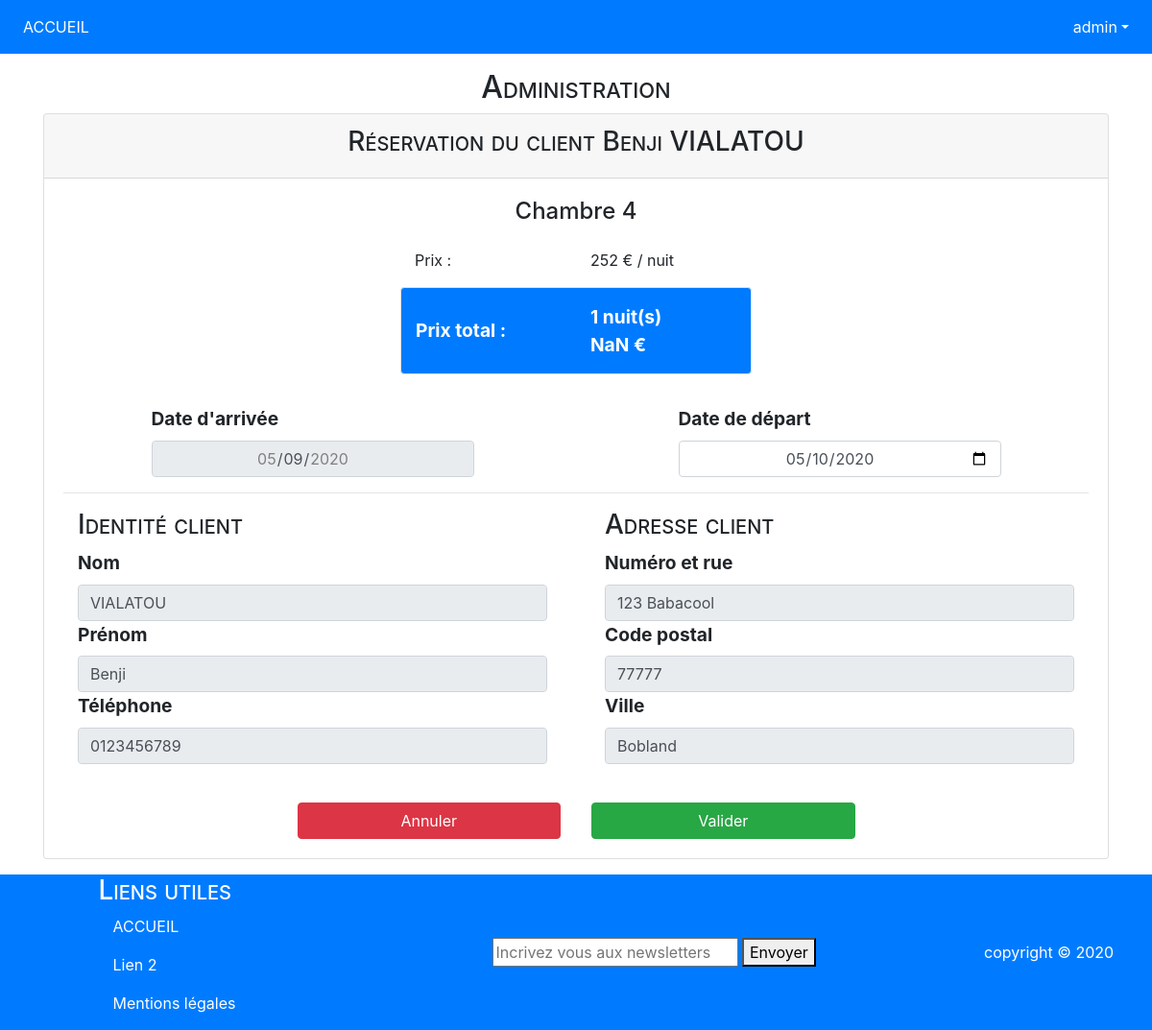
Page /index.php?action=upd_reserv&client=44&chambre=4 (signed in) on the committed database.
### tables this page shows
CREATE TABLE `client` (
  `numClient` int(11) NOT NULL,
  `nom` varchar(20) NOT NULL,
  `prenom` varchar(20) NOT NULL,
  `tel` varchar(15) NOT NULL,
  `adresse` varchar(100) NOT NULL
);

CREATE TABLE `chambre` (
  `numChambre` int(11) NOT NULL,
  `prix` int(11) NOT NULL,
  `nbLits` int(11) NOT NULL,
  `nbPers` int(11) NOT NULL,
  `confort` varchar(300) NOT NULL,
  `image` varchar(50) NOT NULL,
  `description` varchar(1500) NOT NULL
);

CREATE TABLE `reservation` (
  `numClient` int(11) NOT NULL,
  `numChambre` int(11) NOT NULL,
  `dateArrivee` date NOT NULL,
  `dateDepart` date NOT NULL
);

### index.php (called while the page is built)
<?php
require('./app/Router.php');
$router = new Router($base);
$router->reqUrl();

### models/Driver.php (called while the page is built, shortened)
<?php
abstract class Driver
{
    protected $base;
    public function __construct($base)
    {
        $this->base = $base;
    }
    public function detailChambre(Chambre $chambre)
    {
        $sql = "SELECT * FROM chambre WHERE numChambre = ?";
        $res = $this->base->prepare($sql);
        $res->execute([$chambre->getNumChambre()]);
        $row = $res->fetch(PDO::FETCH_OBJ);
        $chambre->setPrix($row->prix);
        $chambre->setNbLits($row->nbLits);
        $chambre->setNbPers($row->nbPers);
        $chambre->setConfort($row->confort);
        $chambre->setImage($row->image);
        $chambre->setDescription($row->description);
        return $chambre;
    }
    public function listeClient($param)
    {
        if($param === '')
        {
            $sql = "SELECT * FROM client";
            $res = $this->base->prepare($sql);
            $res->execute();
            $rows = $res->fetchAll(PDO::FETCH_OBJ);
            $res->closeCursor();
            $data = [];
            $compteur = 0;
            foreach($rows as $row)
            {
                $client = new Client();
                $client->setNumClient($row->numClient);
                $client->setNom($row->nom);
                $client->setPrenom($row->prenom);
                $client->setTel($row->tel);
                $client->setAdresse($row->adresse);
                $data[$compteur++] = $client;
            }
            return $data;
        } else {
            $client = new Client();
            $sql = "SELECT * FROM client WHERE numClient = ?";
            $res = $this->base->prepare($sql);
            $res->execute([$param]);
            $row = $res->fetch(PDO::FETCH_OBJ);
            $client->setNumClient($row->numClient);
            $client->setNom($row->nom);
            $client->setPrenom($row->prenom);
            $client->setTel($row->tel);
            $client->setAdresse($row->adresse);
            return $client;
        }
    }
    public function detailReservation($nCh, $nCl)
    {
        $reserv = new Reservation();
        $sql = "SELECT dateArrivee, dateDepart FROM reservation WHERE numChambre = ? && numClient = ?";
        $res = $this->base->prepare($sql);
        $res->execute([$nCh, $nCl]);
        $row = $res->fetch(PDO::FETCH_OBJ);
        $reserv->rowSearch = (int)$res->rowCount();
        if($reserv->rowSearch !== 0)
        {
            $reserv->setNumChambre($nCh);
            $reserv->setNumClient($nCl);
            $reserv->setDateArrivee($row->dateArrivee);
            $reserv->setDateDepart($row->dateDepart);
        }
        return $reserv;
    }
}

### models/Chambre.class.php (called while the page is built, shortened)
<?php
class Chambre
{
    private $numChambre;
    public function setPrix($prix) {
        $this->prix = $prix;
    }
    public function getNumChambre() {
        return $this->numChambre;
    }
    public function setNumChambre($numChambre) {
        $this->numChambre = $numChambre;
    }
}

### models/Reservation.class.php (called while the page is built, shortened)
<?php
class Reservation
{
    private $dateArrivee;
    private $dateDepart;
    public function getDateDepart() {
        return $this->dateDepart;
    }
    public function setDateDepart($dateDepart) {
        $this->dateDepart = $dateDepart;
    }
    public function getDateArrivee() {
        return $this->dateArrivee;
    }
    public function setDateArrivee($dateArrivee) {
        $this->dateArrivee = $dateArrivee;
    }
}

### models/Client.class.php (called while the page is built, shortened)
<?php
class Client
{
    private $adresse;
    public function getAdresse() {
        return $this->adresse;
    }
    public function setAdresse($adresse) {
        $this->adresse = $adresse;
    }
    public function setTel($tel) {
        $this->tel = $tel;
    }
    public function setPrenom($prenom) {
        $this->prenom = $prenom;
    }
    public function setNom($nom) {
        $this->nom = $nom;
    }
}

### controllers/Controller.php (called while the page is built, shortened)
<?php
abstract class Controller
{
    static public function f_ch_retourBddUpper($str)
    {
        $str = trim($str);
        $str = preg_replace('/[-\']/', ' ', $str);
        $tabStrReplace = [ 'a' => ['à', 'â', 'ä', 'Â', 'Ä'], 'e' => ['é', 'è', 'ê', 'ë', 'Ê', 'Ë'], 'i' => ['î', 'ï', 'Î', 'Ï'], 'o' => ['ô', 'ö', 'Ô', 'Ö'], 'u' => ['ù', 'û', 'ü', 'Û', 'Ü'], 'y' => ['ÿ'] ];
        foreach($tabStrReplace as $key => $tab)
        {
            foreach($tab as $value) { $str = str_replace($tab, $key, $str); }
        }
        $str = strtoupper($str);
        return $str;
    }
    static public function f_ch_retourBddUcwords($str)
    {
        $str = stripslashes(html_entity_decode($str));
        $str = Controller::f_ch_retourBddUpper($str);
        $str = strtolower($str);
        $str = ucwords($str);
        return $str;
    }
}

### views/backend/resEdite.php (the view, shortened to what this page needs)
<h2 class="text-center">Administration</h2>
<div class="posCenter card">
    <div class="card-header text-center"><h3>Réservation du client <?= $client->getPrenom(); ?> <?= $client->getNom(); ?></h3></div>
    <div class="card-body">
        <form action="" method="post">
            <div class="row justify-content-center">
                <div class="text-center">
                    <h4>Chambre <?= $chambre->getNumChambre() ?></h4>
                </div>
                <div class="col-md-4 col-8 text-left py-3">
                    <div class="row justify-content-around">
                        <div class="col">
                            Prix :
                        </div>
                        <div class="col">
                            <span id="prix"><?= $chambre->getPrix() ?></span> € / nuit
                        </div>
                    </div>
                    <div class="row justify-content-around align-items-center bg-primary text-white my-3 py-3 border rounded" style="font-size: 1.2rem; font-weight: bolder;">
                        <div class="col">
                            Prix total :
                        </div>
                        <div class="col">
                            <div class="prixTotal"></div>
                        </div>
                    </div>
                </div>
            </div>
            <?php if($_SESSION['role'] !== 1 && $reserv->tpsSejour >= 28) { ?>
            <div class="row justify-content-around">
                <div class="col-md-4 col-12">
                    <label for="dateArr">Date d'arrivée</label>
                    <span style="background-color: #e9ecef;" class="form-control text-center"><?= ReservationController::dateFormatMletter($reserv->getDateArrivee()) ?></span>
                </div>
                <div class="col-md-4 col-12">
                    <label for="dateDep">Date de départ</label>
                    <span style="background-color: #e9ecef;" class="form-control text-center"><?= ReservationController::dateFormatMletter($reserv->getDateDepart()) ?></span>
                </div>
            </div>
            <div class="pt-3"></div>
            <div class="row justify-content-center">
                <div class="col-10 text-center alert alert-danger" style="font-size: 1.2rem; font-weight: bolder;">Vous n'avez pas les autorisations pour modifier ce séjour. Veuillez contacter un adminsitrateur.</div>
            </div>
            <?php } else { ?>
            <div class="row justify-content-around">
                <div class="col-md-4 col-12">
                    <label for="dateArr">Date d'arrivée</label>
                    <input type="date" class="form-control text-center" id="dateArr" value="<?= $reserv->getDateArrivee() ?>" min="<?= $dateArr_min ?>" max="<?= $dateArr_max ?>" name="dateArr" <?php if($dateArr_compar < date('Y-m-d')) { echo 'readonly'; } else { echo $reserv->form; } ?>>
                </div>
                <div class="col-md-4 col-12">
                    <label for="dateDep">Date de départ</label>
                    <input type="date" class="form-control text-center" id="dateDep" value="<?= $reserv->getDateDepart() ?>" name="dateDep" min="<?= $dateDep_min; ?>" max="<?= $dateDep_max; ?>" title="Pour un séjour au delà de 28 jours, contacter un administrateur" required>
                </div>
            </div>
            <?php } ?>
            <hr>
            <div class="row">
                <div class="col-md">
                    <h3 class="col">Identité client</h3>
                    <div class="col-12">
                        <label for="nom">Nom</label>
                        <input type="text" class="form-control" id="nom" name="nom" placeholder="Votre nom" value="<?= ReservationController::f_ch_retourBddUpper(stripslashes(html_entity_decode($client->getNom()))); ?>" <?= $reserv->form ?>>
                    </div>
                    <div class="col-12">
                        <label for="prenom">Prénom</label>
                        <input type="text" class="form-control" id="prenom" name="prenom" placeholder="Votre prénom" value="<?= ReservationController::f_ch_retourBddUcwords($client->getPrenom()); ?>" <?= $reserv->form ?>>
                    </div>
                    <div class="col-12">
                        <label for="tel">Téléphone</label>
                        <input type="tel" class="form-control" id="tel" name="tel" placeholder="Numéro de téléphone" value="<?= ReservationController::f_ch_retourBddUcwords($client->getTel()); ?>" pattern="[0-9]{8,10}" title="Veuillez inscrire 8 à 10 chiffres entre 0 et 9" <?= $reserv->form ?>>
                    </div>
                </div>
                <div class="col-md">
                    <h3 class="col-12">Adresse client</h3>
                    <div class="col">
                        <label for="nRue">Numéro et rue</label>
                        <input type="text" class="form-control" id="nRue" name="ad[]" placeholder="Numéro et rue" value="<?= $client->ad[0]; ?>" <?= $reserv->form ?>>
                    </div>
                    <div class="col-12">
                        <label for="CP">Code postal</label>
                        <input type="text" class="form-control" id="CP" name="ad[]" placeholder="Code postale" value="<?= $client->ad[1]; ?>" pattern="[0-9]{2,5}" title="Veuillez inscrire un nombre compris entre 2 et 5 chiffres" <?= $reserv->form ?>>
                    </div>
                    <div class="col-12">
                        <label for="ville">Ville</label>
                        <input type="text" class="form-control" id="ville" name="ad[]" placeholder="Ville" value="<?= $client->ad[2]; ?>" <?= $reserv->form ?>>
                    </div>
                </div>
            </div>
            <br>
            <?php if($_SESSION['role'] !== 1 && $reserv->tpsSejour >= 28) { ?>
            <div class="row justify-content-center">
                <a href="./index.php?action=admin" class="btn btn-info col-md-3 mx-3 mt-3">RESERVATIONS</a>
            </div>
            <?php } else { ?>
            <div class="row justify-content-center">
                <a onclick="return confirm('Annuler les modifications...')" href="./index.php?action=admin" class="btn btn-danger col-md-3 mx-3 mt-3">Annuler</a>
                <button onclick="return confirm('Valider les modifications...')" type="submit" class="btn btn-success col-md-3 mx-3 mt-3" name="modifier">Valider</button>
            </div>
            <?php } ?>
        </form>
    </div>
</div>
<?php
require_once('./views/gabarit.php');

### assets/css/PDO_TP_styles.css (style rules this page uses)
h1, h2, h3 { font-variant: small-caps; }
.posCenter { margin-left: auto; margin-right: auto; }
label { font-weight: bold; }
.accueil, .chDetail, label { font-size: 1.2rem; }

### rows in the picture
client: prenom "Benji", nom "VIALATOU", tel "0123456789"
chambre: numChambre "4", prix "252"
reservation: dateArr "05/09/2020", dateDep "05/10/2020"

### other values in the picture
$_SESSION['login'] "admin"
